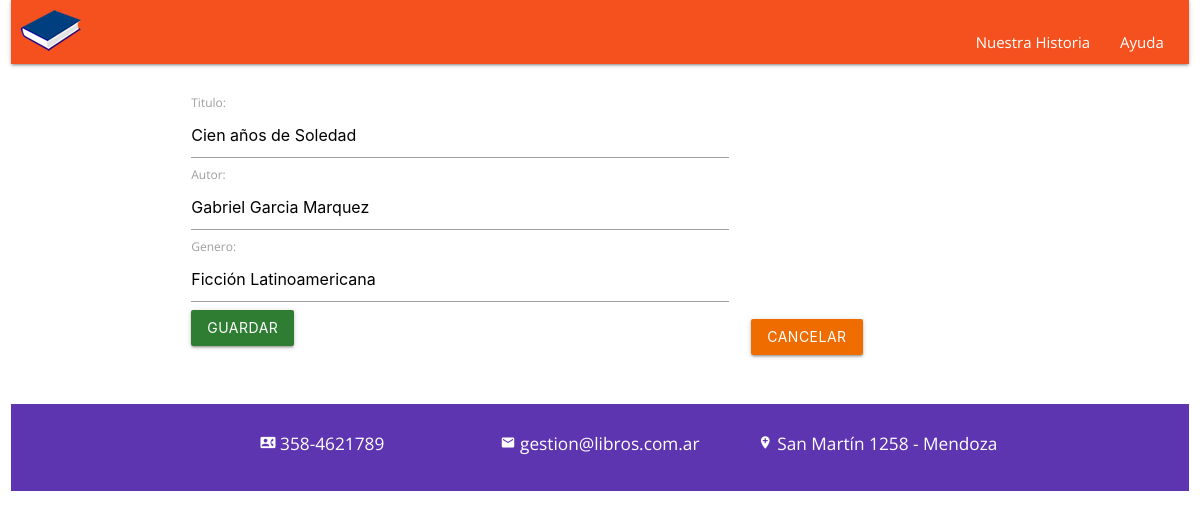
The app's page /libros/5/editar/ with its own data.
### database_setup.py (models this page shows, shortened)
class Libro(Base):
    __tablename__ = 'libro'
    id = Column(Integer, primary_key=True)
    titulo = Column(String(250), nullable=False)
    autor = Column(String(250), nullable=False)
    genero = Column(String(250))

### app.py (the view)
@app.route("/libros/<int:libro_id>/editar/", methods=['GET', 'POST'])
def editarLibro(libro_id):
    libroEditado = session.query(Libro).filter_by(id=libro_id).one()
    if request.method == 'POST':
        if request.form['nombre'] and request.form['autor'] and request.form['genero']:
            libroEditado.titulo = request.form['nombre']
            libroEditado.autor = request.form['autor']
            libroEditado.genero = request.form['genero']
            return redirect(url_for('mostrarLibros'))
    else:
        return render_template('editarLibro.html', libro=libroEditado)

### templates/editarLibro.html
{% extends "libros.html" %}
    {% block contenido %}
<div class="container">
    <div class="row">
        <div class="col l8 m6 s6">
            <form action="{{ url_for('editarLibro',libro_id = libro.id)}}" method="post">
                <div class="form-group">
                    <label for="nombre">Titulo:</label>
                    <input type="text" class="form-control" name="nombre" value="{{libro.titulo }}">
                    <label for="nombre">Autor:</label>
                    <input type="text" class="form-control" name="autor" value="{{libro.autor }}">
                    <label for="nombre">Genero:</label>
                    <input type="text" class="form-control" name="genero" value="{{libro.genero }}">
                    <button class="waves-effect waves-light center btn green darken-3" type="submit"> Guardar</button>
                </div>
            </form>
        </div>
        <div class="col l4 m2 s2">
            <br>
            <br>
            <br>
            <br>
            <br>
            <br>
            <br>
            <br>
            <br>
            <br>
            <a href='{{ url_for("mostrarLibros") }}'>
                <button class="waves-effect waves-light center btn orange darken-3">Cancelar</button>
            </a>
        </div>
</div>
</div>
{% endblock %}

### static/css/template.css (style rules this page uses)
body { font-family: 'Montserrat', sans-serif; }

### static/css/estilos.css (style rules this page uses)
:root { --green-color: #7ACC2D; --black-color: #313337; --white-color: white; --normal:12px; --space:10px; --space-2:20px; --box:0px 0 2px 1px #e6e5e9; }
html, body { margin:0; padding: 0; font-family: 'Open Sans', sans-serif; color: var(--black-color); }
p, label { font-size: var(--normal); }

### records on screen
Libro: nombre "Cien años de Soledad", autor "Gabriel Garcia Marquez", genero "Ficción Latinoamericana"
